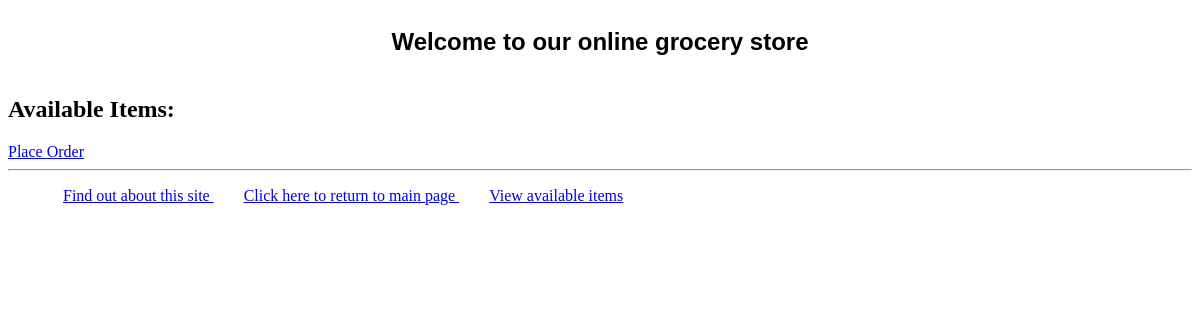
Page /items/ on the earlier database version.
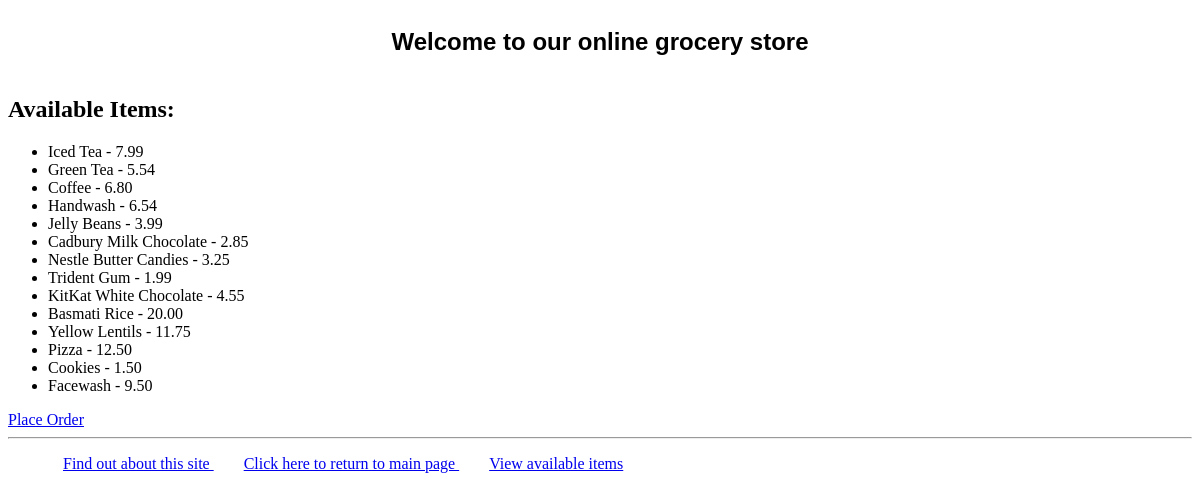
Same page on the later database version.
### myapp1/models.py (models this page shows, shortened)
class Item(models.Model):
    type = models.ForeignKey(Type, related_name='items', on_delete=models.CASCADE)
    name = models.CharField(max_length=200)
    price = models.DecimalField(max_digits=10, decimal_places=2)
    stock = models.PositiveIntegerField(default=100)
    available = models.BooleanField(default=True)
    description = models.TextField(blank=True)
    interested = models.PositiveIntegerField(default=0)

### myapp1/views.py (the view)
# urls.py: path('items/', views.items, name='items'),
def items(request):
    itemlist = Item.objects.all().order_by('id')[:20]
    return render(request, 'myapp1/items.html', {'itemlist': itemlist})

### templates/myapp1/items.html
{% extends 'myapp1/base.html' %}
{% block body_block %}
    <h2>Available Items:</h2>
    <ul>
        {% for item in itemlist %}
            <li>{{ item.name }} - {{ item.price }}</li>
        {% endfor %}
    </ul>
    <a href="{% url 'myapp1:placeorder' %}">Place Order</a>
{% endblock %}

### templates/myapp1/base.html (shortened to what this page needs)
<!DOCTYPE html>
{% load static %}
<html>
<head>
 <link rel="stylesheet" type="text/css" href="{% static 'myapp1/style.css'%}"/>
</head>
<body>
<div>
 <h1>{% block myhdg %} Welcome to our online grocery store {% endblock %}</h1> {% block body_block %}*** {% endblock %}
</div>
<hr />
<div>
 <ul>
     <li class="hbar1"><a href="http://127.0.0.1:8000/about/"> Find out about this site </a></li>
     <li class="hbar1"><a href = "{% url 'myapp1:index'%}"> Click here to return to main page </a></li>
     <li class="hbar1"><a href= "{% url 'myapp1:items'%}"> View available items </a><br/></li>
 </ul>
</div>
</body>

### myapp1/static/myapp1/style.css (style rules this page uses)
h1 { background-color: #ffffff; color: #000000; font-size: 24px; font-family: Arial, sans-serif; font-style: normal; font-weight: bold; text-align: center; margin: 0; padding: 20px; }
.hbar1 { display: inline; margin: 15px; }

Differences in the rows shown:
added Item: name "Iced Tea", price "7.99"
added Item: name "Green Tea", price "5.54"
added Item: name "Coffee", price "6.80"
added Item: name "Handwash", price "6.54"
added Item: name "Jelly Beans", price "3.99"
added Item: name "Cadbury Milk Chocolate", price "2.85"
added Item: name "Nestle Butter Candies", price "3.25"
added Item: name "Trident Gum", price "1.99"
added Item: name "KitKat White Chocolate", price "4.55"
added Item: name "Basmati Rice", price "20.00"
added Item: name "Yellow Lentils", price "11.75"
added Item: name "Pizza", price "12.50"
added Item: name "Cookies", price "1.50"
added Item: name "Facewash", price "9.50"
